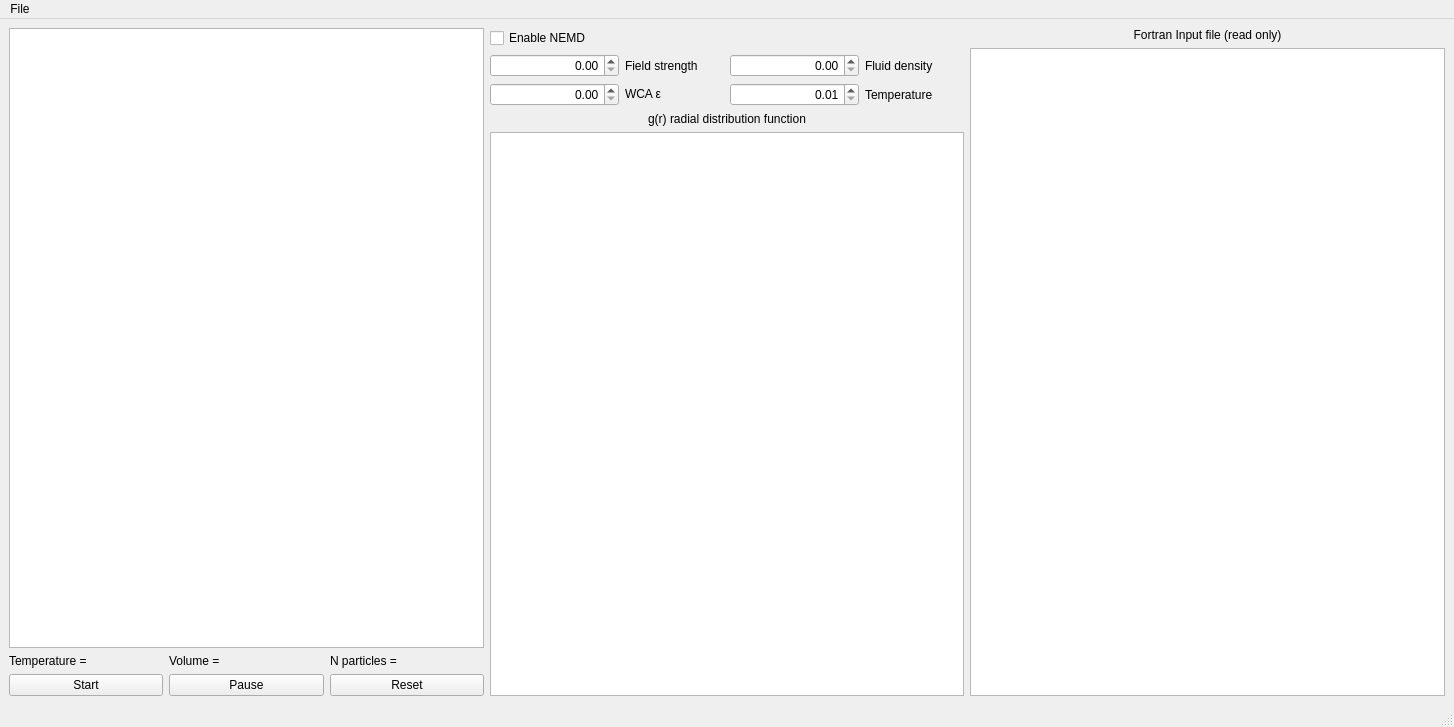
<?xml version="1.0" encoding="UTF-8"?>
<ui version="4.0">
 <author>Emily Kahl</author>
 <class>MainWindow</class>
 <widget class="QMainWindow" name="MainWindow">
  <property name="geometry">
   <rect>
    <x>0</x>
    <y>0</y>
    <width>1454</width>
    <height>727</height>
   </rect>
  </property>
  <property name="sizePolicy">
   <sizepolicy hsizetype="Preferred" vsizetype="Preferred">
    <horstretch>0</horstretch>
    <verstretch>0</verstretch>
   </sizepolicy>
  </property>
  <property name="windowTitle">
   <string>QtNEMD</string>
  </property>
  <widget class="QWidget" name="centralwidget">
   <layout class="QHBoxLayout" name="horizontalLayout_2">
    <item>
     <layout class="QVBoxLayout" name="verticalLayout_2">
      <item>
       <widget class="PlotWidget" name="plot_window"/>
      </item>
      <item>
       <layout class="QHBoxLayout" name="horizontalLayout_3">
        <item>
         <widget class="QLabel" name="temperature_label">
          <property name="text">
           <string>Temperature = </string>
          </property>
         </widget>
        </item>
        <item>
         <widget class="QLabel" name="volume_label">
          <property name="text">
           <string>Volume = </string>
          </property>
         </widget>
        </item>
        <item>
         <widget class="QLabel" name="npart_label">
          <property name="text">
           <string>N particles = </string>
          </property>
         </widget>
        </item>
       </layout>
      </item>
      <item>
       <layout class="QHBoxLayout" name="horizontalLayout">
        <item>
         <widget class="QPushButton" name="start_button">
          <property name="text">
           <string>Start</string>
          </property>
         </widget>
        </item>
        <item>
         <widget class="QPushButton" name="pause_button">
          <property name="text">
           <string>Pause</string>
          </property>
         </widget>
        </item>
        <item>
         <widget class="QPushButton" name="restart_button">
          <property name="text">
           <string>Reset</string>
          </property>
         </widget>
        </item>
       </layout>
      </item>
     </layout>
    </item>
    <item>
     <layout class="QVBoxLayout" name="verticalLayout">
      <item>
       <layout class="QHBoxLayout" name="horizontalLayout_6">
        <item>
         <widget class="QCheckBox" name="nemd_checkbox">
          <property name="text">
           <string>Enable NEMD</string>
          </property>
         </widget>
        </item>
       </layout>
      </item>
      <item>
       <layout class="QHBoxLayout" name="horizontalLayout_4">
        <item>
         <layout class="QFormLayout" name="formLayout">
          <item row="0" column="0">
           <widget class="QDoubleSpinBox" name="field_spinbox">
            <property name="minimumSize">
             <size>
              <width>129</width>
              <height>0</height>
             </size>
            </property>
            <property name="toolTip">
             <string>Field strength</string>
            </property>
            <property name="statusTip">
             <string/>
            </property>
            <property name="whatsThis">
             <string>Spin box input for field strength</string>
            </property>
            <property name="accessibleName">
             <string>Field strength</string>
            </property>
            <property name="accessibleDescription">
             <string>Spin box input for field strength</string>
            </property>
            <property name="alignment">
             <set>Qt::AlignRight|Qt::AlignTrailing|Qt::AlignVCenter</set>
            </property>
            <property name="decimals">
             <number>2</number>
            </property>
            <property name="maximum">
             <double>10.000000000000000</double>
            </property>
            <property name="singleStep">
             <double>0.010000000000000</double>
            </property>
           </widget>
          </item>
          <item row="0" column="1">
           <widget class="QLabel" name="field_label">
            <property name="text">
             <string>Field strength</string>
            </property>
           </widget>
          </item>
          <item row="1" column="0">
           <widget class="QDoubleSpinBox" name="lj_eps_spinbox">
            <property name="minimumSize">
             <size>
              <width>129</width>
              <height>0</height>
             </size>
            </property>
            <property name="toolTip">
             <string>LJ strength</string>
            </property>
            <property name="statusTip">
             <string/>
            </property>
            <property name="whatsThis">
             <string>Spin box input for LJ repulsion strength</string>
            </property>
            <property name="accessibleName">
             <string>LJ strength</string>
            </property>
            <property name="accessibleDescription">
             <string>Spin box input for LJ repulsion strength</string>
            </property>
            <property name="alignment">
             <set>Qt::AlignRight|Qt::AlignTrailing|Qt::AlignVCenter</set>
            </property>
            <property name="decimals">
             <number>2</number>
            </property>
            <property name="singleStep">
             <double>0.010000000000000</double>
            </property>
           </widget>
          </item>
          <item row="1" column="1">
           <widget class="QLabel" name="lj_eps_label">
            <property name="text">
             <string>&lt;html&gt;&lt;head/&gt;&lt;body&gt;&lt;p&gt;WCA ε&lt;/p&gt;&lt;/body&gt;&lt;/html&gt;</string>
            </property>
           </widget>
          </item>
         </layout>
        </item>
        <item>
         <layout class="QFormLayout" name="formLayout_2">
          <item row="0" column="0">
           <widget class="QDoubleSpinBox" name="density_spinbox">
            <property name="minimumSize">
             <size>
              <width>129</width>
              <height>0</height>
             </size>
            </property>
            <property name="alignment">
             <set>Qt::AlignRight|Qt::AlignTrailing|Qt::AlignVCenter</set>
            </property>
            <property name="maximum">
             <double>10.000000000000000</double>
            </property>
            <property name="singleStep">
             <double>0.010000000000000</double>
            </property>
           </widget>
          </item>
          <item row="0" column="1">
           <widget class="QLabel" name="density_label">
            <property name="text">
             <string>Fluid density</string>
            </property>
           </widget>
          </item>
          <item row="1" column="0">
           <widget class="QDoubleSpinBox" name="temp_spinbox">
            <property name="minimumSize">
             <size>
              <width>129</width>
              <height>0</height>
             </size>
            </property>
            <property name="statusTip">
             <string>Set the temperature</string>
            </property>
            <property name="whatsThis">
             <string>Spinbox to set the temperature of the simulation</string>
            </property>
            <property name="accessibleName">
             <string>Temperature control</string>
            </property>
            <property name="accessibleDescription">
             <string>Spinbox to set the temperature of the simulation (can only be used while the smulation is stopped)</string>
            </property>
            <property name="alignment">
             <set>Qt::AlignRight|Qt::AlignTrailing|Qt::AlignVCenter</set>
            </property>
            <property name="decimals">
             <number>2</number>
            </property>
            <property name="minimum">
             <double>0.010000000000000</double>
            </property>
            <property name="maximum">
             <double>10.000000000000000</double>
            </property>
            <property name="singleStep">
             <double>0.010000000000000</double>
            </property>
           </widget>
          </item>
          <item row="1" column="1">
           <widget class="QLabel" name="tr_label">
            <property name="text">
             <string>Temperature</string>
            </property>
           </widget>
          </item>
         </layout>
        </item>
       </layout>
      </item>
      <item>
       <widget class="QLabel" name="label">
        <property name="text">
         <string>&lt;html&gt;&lt;head/&gt;&lt;body&gt;&lt;p&gt;g(r) radial distribution function&lt;/p&gt;&lt;/body&gt;&lt;/html&gt;</string>
        </property>
        <property name="alignment">
         <set>Qt::AlignCenter</set>
        </property>
       </widget>
      </item>
      <item>
       <widget class="PlotWidget" name="rdf_window"/>
      </item>
     </layout>
    </item>
    <item>
     <layout class="QVBoxLayout" name="verticalLayout_3">
      <item>
       <widget class="QLabel" name="textbrowser_label">
        <property name="text">
         <string>Fortran Input file (read only)</string>
        </property>
        <property name="alignment">
         <set>Qt::AlignCenter</set>
        </property>
       </widget>
      </item>
      <item>
       <widget class="QTextBrowser" name="input_textbrowser">
        <property name="minimumSize">
         <size>
          <width>250</width>
          <height>271</height>
         </size>
        </property>
        <property name="toolTip">
         <string>Input parameters for simulation</string>
        </property>
        <property name="whatsThis">
         <string>Input parameters for simulation in input file format</string>
        </property>
        <property name="lineWrapMode">
         <enum>QTextEdit::NoWrap</enum>
        </property>
       </widget>
      </item>
     </layout>
    </item>
   </layout>
  </widget>
  <widget class="QMenuBar" name="menubar">
   <property name="geometry">
    <rect>
     <x>0</x>
     <y>0</y>
     <width>1454</width>
     <height>29</height>
    </rect>
   </property>
   <widget class="QMenu" name="menuFile">
    <property name="title">
     <string>File</string>
    </property>
    <addaction name="open_input_file"/>
    <addaction name="save_input_file"/>
    <addaction name="actionQuit"/>
   </widget>
   <addaction name="menuFile"/>
  </widget>
  <widget class="QStatusBar" name="statusbar"/>
  <action name="plot_action">
   <property name="text">
    <string>New real-time plot</string>
   </property>
   <property name="toolTip">
    <string>Plotting dialog</string>
   </property>
   <property name="whatsThis">
    <string>Select quantities to plot in real time</string>
   </property>
   <property name="shortcut">
    <string>Ctrl+P</string>
   </property>
  </action>
  <action name="open_input_file">
   <property name="text">
    <string>Read parameters from file</string>
   </property>
   <property name="shortcut">
    <string>Ctrl+O</string>
   </property>
  </action>
  <action name="save_input_file">
   <property name="text">
    <string>Save parameters to file</string>
   </property>
   <property name="shortcut">
    <string>Ctrl+S</string>
   </property>
  </action>
  <action name="actionQuit">
   <property name="text">
    <string>Quit</string>
   </property>
   <property name="shortcut">
    <string>Ctrl+Q</string>
   </property>
  </action>
  <action name="actionAbout">
   <property name="text">
    <string>About</string>
   </property>
  </action>
  <action name="actionStructure_plots">
   <property name="text">
    <string>Structure plots</string>
   </property>
  </action>
 </widget>
 <customwidgets>
  <customwidget>
   <class>PlotWidget</class>
   <extends>QGraphicsView</extends>
   <header>pyqtgraph</header>
  </customwidget>
 </customwidgets>
 <resources/>
 <connections>
  <connection>
   <sender>actionQuit</sender>
   <signal>triggered()</signal>
   <receiver>MainWindow</receiver>
   <slot>close()</slot>
   <hints>
    <hint type="sourcelabel">
     <x>-1</x>
     <y>-1</y>
    </hint>
    <hint type="destinationlabel">
     <x>432</x>
     <y>286</y>
    </hint>
   </hints>
  </connection>
 </connections>
</ui>
